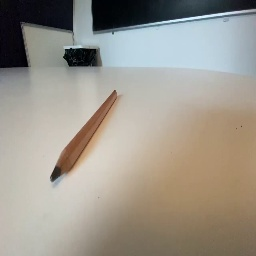
#> input picture video/frames/image01.jpg, 256 x 256 px; its folder holds only this picture in this run
$ python toyProblem_V3.py
#> lines starting #> are read from the running program, lines starting #| are printed output that depends on the picture
import os
import matplotlib.pyplot as plt
import matplotlib.image as img
import matplotlib
import numpy as np
from scipy import ndimage as ndi


class OpticalFlow():
    def __init__(self):
        self.runAll()

    def runAll(self):
       self.prepImages()
       self.gradientCalc()
    #    self.showGradies(self.xGrad)
       self.kernelConv()
    #    self.showGradies(self.sobelKernelX)
       self.gaussConvelution()
       #self.showGradies(self.gaussConvTest)
       #self.CornerPixelGradient()
       self.LUKASBOI(N=4,stride=6)#9 is best for rotation, stride 6 and sigma 0.5 is best for "vugning"
       self.quiver_plot()
       #self.simple_plot()

    def prepImages(self):
        path = os.path.dirname(__file__)
        #path = os.path.join(path,'../../toyProblem_F22/')
        path = os.path.join(path,'video/frames/')

        #path = '/Users/frederikgade/Documents/DTU/6. Semester/02526 Mathematical Modeling/Excersize 1/toyProblem_F22/'
        imageList = os.listdir(path)
        images = [img.imread(path+os.sep+imageName) for imageName in sorted(imageList)]
#> images = 1 item
        arrayList = [np.asarray(image) for image in images]
#> arrayList = 1 item
        self.grayImages = np.array([self.rgb2gray(colorImage) for colorImage in arrayList])

    def rgb2gray(self,rgb):
        r, g, b = rgb[:,:,0], rgb[:,:,1], rgb[:,:,2]
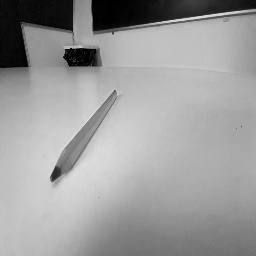
#> r: shape (256, 256); min 0, max 224, mean 156.4
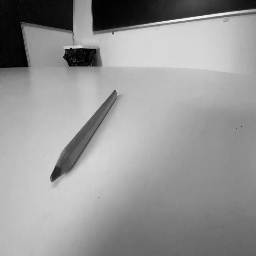
#> g: shape (256, 256); min 0, max 246, mean 150.8
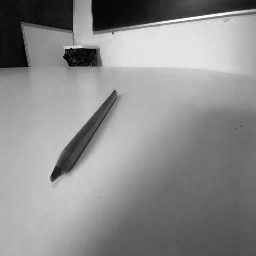
#> b: shape (256, 256); min 0, max 255, mean 140.6
        gray = 0.2989 * r + 0.5870 * g + 0.1140 * b
        return gray

    def gradientCalc(self):
        self.xGrad = np.empty((len(self.grayImages[:,0,0]),256,255))
        self.yGrad = np.empty((len(self.grayImages[:,0,0]),255,256))
        for i, dim in enumerate(self.grayImages[:,0,0]):
           for j, dim in enumerate(self.grayImages[0,:,0]):
               self.xGrad[i,j,:] = self.grayImages[i,j,1:]-self.grayImages[i,j,0:-1]
               self.yGrad[i,:,j] = self.grayImages[0,1:,j]-self.grayImages[0,0:-1,j]
#> this loop made 1 pass

    # [6 lines left out: function showGradies, not called in this run]

    def kernelConv(self):
        self.sobelKernelX = np.empty((len(self.grayImages[:,0,0]),256,256))
        self.sobelKernelY = np.empty((len(self.grayImages[:,0,0]),256,256))
        for i in range(len(self.grayImages)):
            self.sobelKernelX[i,:,:] = ndi.sobel(self.grayImages[i,:,:],axis=1)
            self.sobelKernelY[i,:,:] = ndi.sobel(self.grayImages[i,:,:],axis=0)
#> this loop made 1 pass

    def gaussConvelution(self,sigmaChoice=4):
#> called with sigmaChoice = 4
        self.gaussConv = np.empty((len(self.grayImages[:,0,0]),256,256))
        self.tVec = np.linspace(0,63,num=64)
        for i in range(len(self.grayImages)):
            for j in range(len(self.grayImages[0][:,0])):
                self.gaussConv[i,:,j] = ndi.gaussian_filter1d(self.grayImages[i,:,j],sigma=sigmaChoice)

        for i in range(len(self.grayImages)):
            for j in range(len(self.grayImages[0][0,:])):
                self.gaussConv[i,j,:] = ndi.gaussian_filter1d(self.grayImages[i,j,:],sigma=sigmaChoice)

        self.tVec = ndi.gaussian_filter1d(self.tVec,sigma=sigmaChoice)


        self.gaussConvTest = np.empty((len(self.grayImages[:,0,0]),256,256))
        self.gaussConvTest = ndi.gaussian_filter(self.grayImages,sigma=sigmaChoice,order=(0,0,1))


    # [12 lines left out: function CornerPixelGradient, not called in this run]

    def LUKASBOI(self,N=7,stride=40):
        ''' Does Lukas Kanabe on all images in variable self.grayImages.
        Args:
            N (int): N is one side in the square around the pixels to be processed. (Defualt is 3)
            stride (int): The stride for pixels to process. (Default is 40)
        Returns:
            Nothing. Does however add variables to class instance. The primary are:
            self.coordinates, an M long list containing sublists with coordinates to
            pixels being processed.
            self.gradiants, an k x M long list of lists containing matching gradiants
            to coordinates self.coordinates for every frame.
        '''
#> called with N = 4, stride = 6
        if N < 1:
            N=3
        if (stride < N or stride < 1):
            stride = 40
            if stride<N:
                stride=N+5

        minX = N
        minY = N
        maxX = len(self.grayImages[0,:,0])-N
#> maxX = 252
        maxY = len(self.grayImages[0,0,:])-N
#> maxY = 252
        N = int(N/2)

        # global coordinates
        # global gradiants

        sigmaChoice = 0.75
        coordinates = []
        for i in range(minX,maxX,stride):
            for j in range (minY,maxY,stride):
                coordinates.append([i,j])
        self.coordinates = coordinates
        self.gradiants = np.empty((len(self.grayImages),len(self.coordinates),2,1))
        gradX = ndi.gaussian_filter(self.grayImages[:,:,:],sigma=sigmaChoice,order=(0,1,0),mode='nearest')
        gradY = ndi.gaussian_filter(self.grayImages[:,:,:],sigma=sigmaChoice,order=(0,0,1),mode='nearest')
        vT = ndi.gaussian_filter(self.grayImages[:,:,:],sigma=sigmaChoice,order=(1,0,0),mode='nearest')
        for imageNumber, image in enumerate(self.grayImages):
            for i in range(minX,maxX,stride):
                for j in range(minY,maxY,stride):
                    A = np.concatenate((np.reshape(gradX[imageNumber,i-N:i+N+1,j-N:j+N+1], (-1,1)),np.reshape(gradY[imageNumber,i-N:i+N+1,j-N:j+N+1],(-1,1))),axis=1)
                    b = np.reshape(vT[imageNumber,i-N:i+N+1,j-N:j+N+1],(-1,1))

                    if j == minY:
                        self.testOutput = np.linalg.lstsq(A,b,rcond=None)[0:1]
                    else:
                        self.testOutput = np.concatenate((self.testOutput,np.linalg.lstsq(A,b,rcond=None)[0:1]))
                if (i==minX):
                    self.mellemstop = self.testOutput
                else:
                    self.mellemstop = np.concatenate((self.mellemstop,self.testOutput))
            self.gradiants[imageNumber]=self.mellemstop
#> this loop made 1 pass
#> imageNumber on pass 1: 0


    # [31 lines left out: function simple_plot, not called in this run]

        # [8 lines of commented-out code are left out]


    def quiver_plot(self):
        '''function which takes as input an array which defines the
        coordinates for pixels for which flow-lines are requested
        in format (x,y).
        the pixel-array is to be matched with corresponding values stored in self.testOutput in some sort of sensible way.
        '''
        global xygrads
        global p
        xygrads = self.gradiants.squeeze() #remove unecessary 4th dim
#> xygrads = 1764 pairs, first value 0 to 0, second value 0 to 0
        p = self.coordinates

        ##step for making proper normalized colorbar
        global lengths
        lengths = np.zeros((xygrads.shape[0],xygrads.shape[1])) #for storing vector norms for each pixel for each frame
        for i in range(len(self.grayImages)-1): #loop over frames
            for j in range(0,lengths.shape[1]): #loop over every pixel
                lengths[i][j] = abs(xygrads[i,j,0])+abs(xygrads[i,j,1]) # calculate vector norm of each x,y-gradient
#> this loop made 0 passes

        #only interested in very small percentage of movement for tracking
        upperLimit = (np.percentile(lengths,98)) #define upper edge of colorbar as 95 percentile of lengths
#> upperLimit = 0
        lowerLimit = np.percentile(lengths,96)
#> lowerLimit = 0

        #create colorbar element which forces normalization to range of lengths
        norm = matplotlib.colors.Normalize(vmin=lowerLimit,vmax=upperLimit,clip=False)
        norm.autoscale(lengths)

       #plot all images with colorbar.
        numImages = len(self.grayImages)#dataHolder.shape[0] #last frame has been lost earlier :-(
#> numImages = 1

        for i in range(numImages-1): #imagewise
            fig = plt.imshow(self.grayImages[i,:,:],cmap='gray') #plot frame of interest
            for j in range(0,xygrads.shape[1]): #loop over all columns in dataHolder-array for the corresponding frame
                #print(j) for debugging
                if (lengths[i][j]<lowerLimit or lengths[i][j]>upperLimit):
                    pass
                else:
                    plt.quiver(p[j][1], p[j][0], -xygrads[i,j,1], xygrads[i,j,0], lengths[i,j],cmap='jet',norm=norm)#arguments: startpoint(x,y),vector(x,y),"measurement" for colormap, create arrow-colors

            plt.colorbar()
            plt.clim(lowerLimit,upperLimit) #max should be max of array after outliers rmvd
            plt.xlim([0,256]) #forces constant axes
            plt.ylim([256,0]) #forces constant axes (reversed)
            plt.show()

OpticalFlow()
